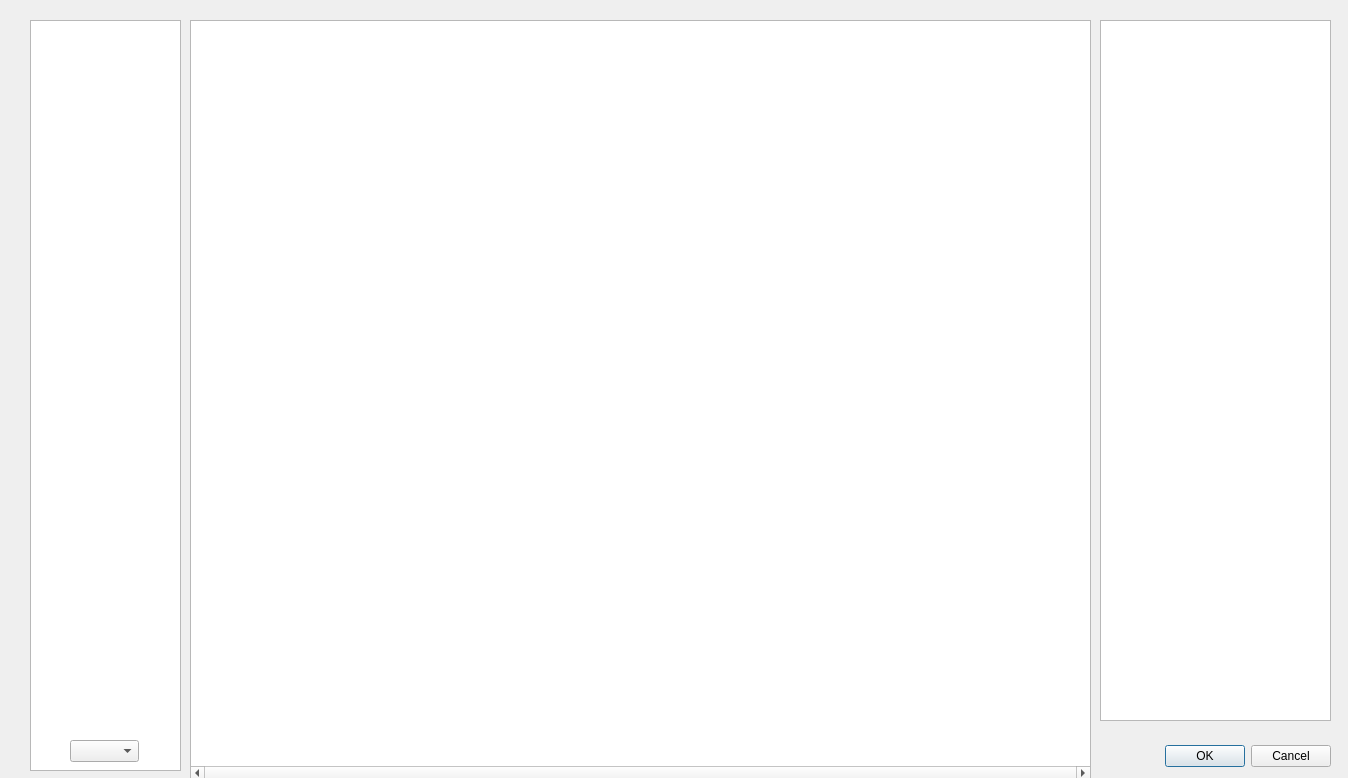
<?xml version="1.0" encoding="UTF-8"?>
<ui version="4.0">
 <class>DialogServer</class>
 <widget class="QDialog" name="DialogServer">
  <property name="geometry">
   <rect>
    <x>0</x>
    <y>0</y>
    <width>1348</width>
    <height>778</height>
   </rect>
  </property>
  <property name="windowTitle">
   <string>Dialog</string>
  </property>
  <widget class="QDialogButtonBox" name="buttonBox">
   <property name="geometry">
    <rect>
     <x>990</x>
     <y>740</y>
     <width>341</width>
     <height>32</height>
    </rect>
   </property>
   <property name="orientation">
    <enum>Qt::Horizontal</enum>
   </property>
   <property name="standardButtons">
    <set>QDialogButtonBox::Cancel|QDialogButtonBox::Ok</set>
   </property>
  </widget>
  <widget class="QListView" name="listViewClient">
   <property name="geometry">
    <rect>
     <x>30</x>
     <y>20</y>
     <width>151</width>
     <height>751</height>
    </rect>
   </property>
  </widget>
  <widget class="QTreeView" name="treeViewPath">
   <property name="geometry">
    <rect>
     <x>190</x>
     <y>20</y>
     <width>901</width>
     <height>761</height>
    </rect>
   </property>
   <property name="horizontalScrollBarPolicy">
    <enum>Qt::ScrollBarAlwaysOn</enum>
   </property>
  </widget>
  <widget class="QTreeView" name="treeViewMainPath">
   <property name="geometry">
    <rect>
     <x>1100</x>
     <y>20</y>
     <width>231</width>
     <height>701</height>
    </rect>
   </property>
  </widget>
  <widget class="QComboBox" name="comboBox">
   <property name="geometry">
    <rect>
     <x>70</x>
     <y>740</y>
     <width>69</width>
     <height>22</height>
    </rect>
   </property>
  </widget>
 </widget>
 <resources/>
 <connections>
  <connection>
   <sender>buttonBox</sender>
   <signal>accepted()</signal>
   <receiver>DialogServer</receiver>
   <slot>accept()</slot>
   <hints>
    <hint type="sourcelabel">
     <x>248</x>
     <y>254</y>
    </hint>
    <hint type="destinationlabel">
     <x>157</x>
     <y>274</y>
    </hint>
   </hints>
  </connection>
  <connection>
   <sender>buttonBox</sender>
   <signal>rejected()</signal>
   <receiver>DialogServer</receiver>
   <slot>reject()</slot>
   <hints>
    <hint type="sourcelabel">
     <x>316</x>
     <y>260</y>
    </hint>
    <hint type="destinationlabel">
     <x>286</x>
     <y>274</y>
    </hint>
   </hints>
  </connection>
 </connections>
</ui>
